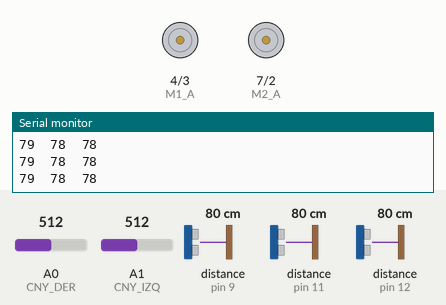
The sketch below on a simulated Arduino Uno, built with avr-gcc and run on an emulated ATmega328P. Shown: motor-driver pin pairs drawn as motors (green arrow = first pin HIGH = forward, orange = second pin HIGH = backward, longer = more drive, scaled by the enable pin), the last lines printed to the serial monitor. Wiring (inferred from the names in the program): 3 × ultrasonic range finder: trigger pin 8, echo pin 9 / trigger pin 10, echo pin 11 / trigger pin 13, echo pin 12. The test bench sets the inputs (shaded band); at power-on: distance to the obstacle (sensors on pin 9, pin 11, pin 12) 80 cm, A0 (CNY_DER) = 512, A1 (CNY_IZQ) = 512. The echo pulse lasts 58.3 µs per cm.

Above: at 1.2 s.
1.3 s: distance to the obstacle (sensor on pin 9) set to 12 cm
4.3 s: distance to the obstacle (sensor on pin 9) set to 9 cm
At 5.3 s:
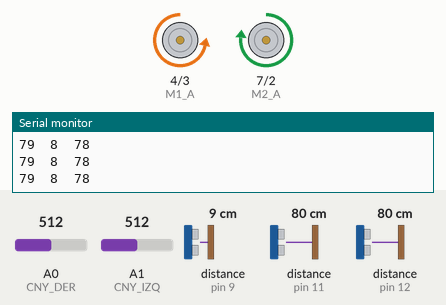
Timing chart, 0 to 7.3 s (numbered marks = the images above; inputs shaded):
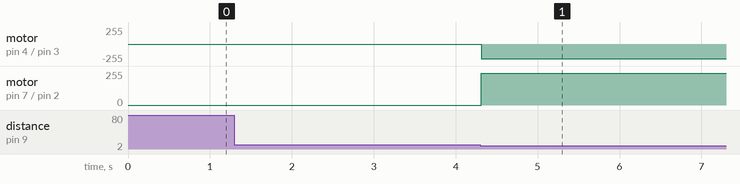

Measured:
- the behaviour switches between 11 and 10 cm on distance to the obstacle (sensor on pin 9) (found by bisection; images 0 and 1)
- after the input at 4.3 s, motor on pin 4 (M1_A) / pin 3 (M1_B): stopped → backward 220/255 at once; motor on pin 7 (M2_A) / pin 2 (M2_B): stopped → forward 240/255 at once

The sketch:

Prueba_Completo.ino
```cpp
// Sensores
#define CNY_IZQ A1
#define CNY_DER A0
#define ECHO_DER 12  //3
#define TRIG_DER 13  //3
#define ECHO_IZQ 11  //1
#define TRIG_IZQ 10  //1
#define ECHO_MED 9   //2
#define TRIG_MED 8   //

// Botones y Leds
#define BTN A4
/*#define BTN_1 A6
#define BTN_2 A7
#define LED_1 A4
#define LED_2 A3
#define LED_3 13
#define LED_4 A0*/

// Motor Izquierdo

#define M1_B 3
#define M1_A 4
#define PWM_A 6

// Motor Derecho
#define M2_B 2
#define M2_A 7
#define PWM_B 5

// Ultrasonicos

long tiempo_ult_der = 0;
long tiempo_ult_med = 0;
long tiempo_ult_izq = 0;

long distancia_ult_der = 0;
long distancia_ult_med = 0;
long distancia_ult_izq = 0;

bool flag_ult_der = false;
bool flag_ult_med = false;
bool flag_ult_izq = false;

// CNY Izquierdo

uint32_t lectura_cny_izq = 0;
uint32_t cny_izquierdo = 0;
uint32_t suma_cny_izq = 0;

uint32_t izq_blanco = 28;
uint32_t izq_negro = 735;

uint32_t izq_promedio = (izq_blanco + izq_negro) / 2;

//CNY Derecho

uint32_t lectura_cny_der = 0;
uint32_t cny_derecho = 0;
uint32_t suma_cny_der = 0;

uint32_t der_blanco = 285;
uint32_t der_negro = 805;

uint32_t der_promedio = (der_blanco + der_negro) / 2;

bool flag_cny_der = false;
bool flag_cny_izq = false;
bool flag_cny_both = false;

void setup() {
  Serial.begin(9600);

  //Motores
  pinMode(PWM_A, OUTPUT);
  pinMode(PWM_B, OUTPUT);
  pinMode(M1_A, OUTPUT);
  pinMode(M2_A, OUTPUT);
  pinMode(M1_B, OUTPUT);
  pinMode(M2_B, OUTPUT);

  //Sensores
  pinMode(TRIG_DER, OUTPUT);
  pinMode(ECHO_DER, INPUT_PULLUP);
  pinMode(TRIG_MED, OUTPUT);
  pinMode(ECHO_MED, INPUT_PULLUP);
  pinMode(TRIG_IZQ, OUTPUT);
  pinMode(ECHO_IZQ, INPUT_PULLUP);

  //Boton
  pinMode(BTN, INPUT_PULLUP);

  analogWrite(PWM_A, 220);  //Motor Izquierdo
  analogWrite(PWM_B, 240);  //Motor Derecho
}

void LecturaUltrasonicos();
void ExistenciaUlt();
void LecturaCNY();
void DetectarLinea();
void Atras();
void Izquierda();
void Derecha();


void loop() {
  LecturaUltrasonicos();
  ExistenciaUlt();
  LecturaCNY();
  DetectarLinea();

  /*if (flag_cny_izq) {
    // Serial.println("Atras");
    //analogWrite(PWM_A, 255);  //Motor Izquierdo
    //analogWrite(PWM_B, 235);
    Atras();
    delay(600);
    Izquierda();
    delay(450);
    //analogWrite(PWM_A, 200);  //Motor Izquierdo
    //analogWrite(PWM_B, 185);
    // Serial.println("Derecha");

  } else if (flag_cny_der) {
    // Serial.println("Atras");
    //analogWrite(PWM_A, 255);  //Motor Izquierdo
    //analogWrite(PWM_B, 235);
    Atras();
    delay(600);
    Derecha();
    delay(450);
    //analogWrite(PWM_A, 200);  //Motor Izquierdo
    //analogWrite(PWM_B, 185);
    // Serial.println("Izquierda");
  } else {
    // Serial.println("Adelante");
    Adelante();
  }*/

  if (flag_ult_med) {
    // Serial.println("Medio");
    Adelante();

  } else if (flag_ult_der) {
    // Serial.println("Derecha");
    Derecha();

  } else if (flag_ult_izq) {
    // Serial.println("Izquierda");
    Izquierda();
  }
}

void LecturaCNY() {
  for (int i = 0; i < 10; i++) {
    lectura_cny_izq = analogRead(CNY_IZQ);
    suma_cny_izq = suma_cny_izq + lectura_cny_izq;
  }

  for (int i = 0; i < 10; i++) {
    lectura_cny_der = analogRead(CNY_DER);
    suma_cny_der = suma_cny_der + lectura_cny_der;
  }

  cny_izquierdo = suma_cny_izq / 10;
  cny_derecho = suma_cny_der / 10;

  suma_cny_izq = 0;
  suma_cny_der = 0;
}

void DetectarLinea() {
  if (cny_izquierdo < izq_promedio) {
    // Serial.println("Blanco");
    flag_cny_izq = true;
  } else {
    // Serial.println("Negro");
    flag_cny_izq = false;
  }

  if (cny_derecho < der_promedio) {
    flag_cny_der = true;
  } else {
    flag_cny_der = false;
  }

  if (cny_izquierdo < izq_promedio && cny_derecho < der_promedio) {
    flag_cny_both = true;
  } else {
    flag_cny_both = false;
  }
}

void LecturaUltrasonicos() {


  digitalWrite(TRIG_MED, HIGH);
  delayMicroseconds(10);
  digitalWrite(TRIG_MED, LOW);

  tiempo_ult_med = pulseIn(ECHO_MED, HIGH, 10000);

  distancia_ult_med = tiempo_ult_med / 59;

  digitalWrite(TRIG_DER, HIGH);
  delayMicroseconds(10);
  digitalWrite(TRIG_DER, LOW);

  tiempo_ult_der = pulseIn(ECHO_DER, HIGH, 10000);

  distancia_ult_der = tiempo_ult_der / 59;

  digitalWrite(TRIG_IZQ, HIGH);
  delayMicroseconds(10);
  digitalWrite(TRIG_IZQ, LOW);

  tiempo_ult_izq = pulseIn(ECHO_IZQ, HIGH, 10000);

  distancia_ult_izq = tiempo_ult_izq / 59;
}

void ExistenciaUlt() {
  Serial.print(distancia_ult_der);
  Serial.print('\t');
  Serial.print(distancia_ult_med);
  Serial.print('\t');
  Serial.print(distancia_ult_izq);
  Serial.println();
  if (distancia_ult_med < 10 && distancia_ult_med != 0) {
    // Serial.println("Hay algo");
    flag_ult_med = true;
  } else {
    // Serial.println("No hay moros en la costa");
    flag_ult_med = false;
  }

  if (distancia_ult_der < 15 && distancia_ult_der != 0) {
    flag_ult_der = true;
  } else {
    flag_ult_der = false;
  }

  if (distancia_ult_izq < 15 && distancia_ult_izq != 0) {
    flag_ult_izq = true;
  } else {
    flag_ult_izq = false;
  }
}

void Adelante() {

  digitalWrite(M1_B, HIGH);
  digitalWrite(M2_B, LOW);
  digitalWrite(M1_A, LOW);
  digitalWrite(M2_A, HIGH);
}

void Atras() {
  digitalWrite(M1_B, LOW);
  digitalWrite(M2_B, HIGH);
  digitalWrite(M1_A, HIGH);
  digitalWrite(M2_A, LOW);
}

void Derecha() {
  digitalWrite(M1_B, HIGH);
  digitalWrite(M2_B, HIGH);
  digitalWrite(M1_A, LOW);
  digitalWrite(M2_A, LOW);
}

void Izquierda() {
  digitalWrite(M1_B, LOW); // Izquierda adelante
  digitalWrite(M2_B, LOW); // Derecha atras
  digitalWrite(M1_A, HIGH);// Izquierda atras
  digitalWrite(M2_A, HIGH); // Derecha adelante
}
```
